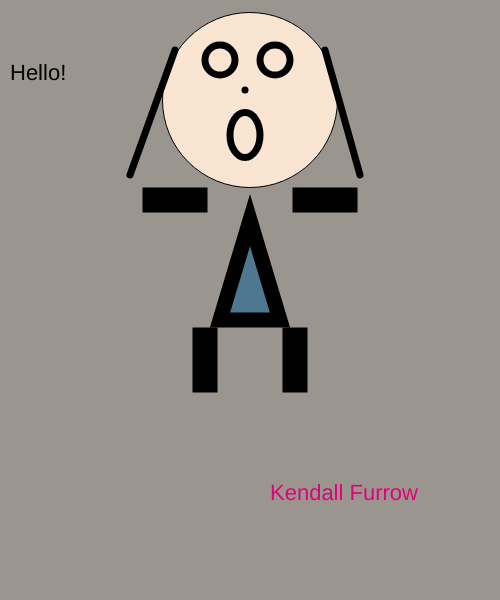
Frame 1 (no input)
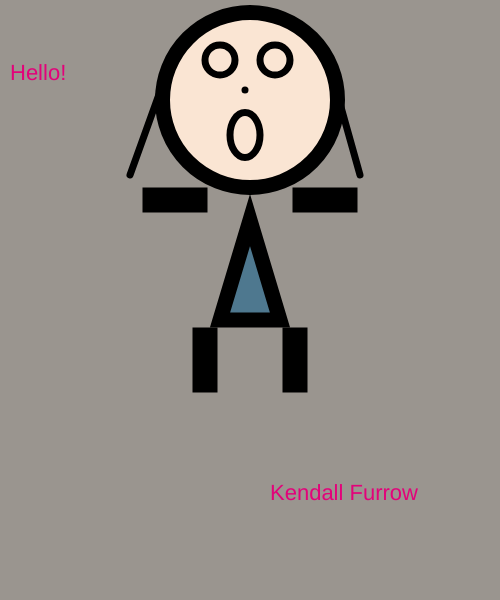
Frame 60 (no input)
Frame 120 (the mouse pressed at the canvas centre since frame 60): identical to frame 60, image omitted

The p5.js sketch that drew these frames (run headless with seeded random() and noise() and a simulated clock; from frame 60 on, the mouse is pressed at the canvas centre):

// p5.js sketch
// ── sketch.js
function setup()
{
    createCanvas(500, 600);
}

function draw()
{
    background(154,149,143);
    textSize(22)
    text("Hello!", 10,80);

    // head
    fill(250, 229, 211);
    circle(250,100,175);

    // eyes
    strokeWeight(7);
    circle(275,60,30);
    circle(220,60,30);


    // nose
    point(245,90);

    // mouth
    ellipse(245, 135, 30, 45)

    // hair
    fill(52,152,219);
    line(130,175,175,50);
    line(325,50,360,175);
    // body
    fill(255);


  //dress
    fill(78,120,143);
    strokeWeight(15);
    triangle(220,320,250,220,280,320);
// right arm
    fill(10, 24, 120);
    rect(300,195,50,10);
    // left arm
    rect(150,195,50,10);
    // left leg
    rect(200,335,10,50);
    // right leg
    rect(290,335,10,50);

    fill(227,2,122);
    textSize(22);
    text("Kendall Furrow",270,500 );


}

// ── indext.html
<html>
<title>p5.js Page!</title>
  <head>
    <script src="https://cdnjs.cloudflare.com/ajax/libs/p5.js/1.1.9/p5.min.js"></script>
    <script src="sketch.js"></script>
  </head>
  <body>
  </body>
</html>
